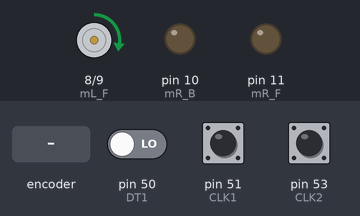
Simulated run of this sketch. Board: Arduino Mega 2560, built with avr-gcc and run on an emulated ATmega2560. Parts: motor-driver pin pairs drawn as motors (green arrow = first pin HIGH = forward, orange = second pin HIGH = backward, longer = more drive), output pins drawn as LEDs (lit = HIGH). The test bench sets the inputs (shaded band); at power-on: pin 50 (DT1) LOW, pin 51 (CLK1) HIGH, pin 53 (CLK2) HIGH. What the sketch prints to the serial monitor is not drawn.

Above: at 1.2 s.
1.3 s: rotary encoder on pin 51 (CLK1) / pin 50 (DT1) turned 1 step (first pin leading)
3.0 s: rotary encoder on pin 51 (CLK1) / pin 50 (DT1) turned 2 steps (second pin leading)
Timing chart, 0 to 6.0 s (numbered marks = the images above; inputs shaded):
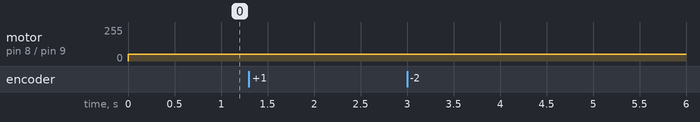

Measured:
- after the input at 1.3 s, every drawn part: stays the same
- after the input at 3.0 s, every drawn part: stays the same

The sketch:

PID_denemeleri.ino
```cpp
int mR_F=11;
int mR_B=10;
int mL_F=8;
int mL_B=9;

#define CLK1 51
#define DT1 50

#define CLK2 53
#define DT2 52

int diameter=15; //in cm
double dL;
double dR;
double dx;
double dy;
double d;
double dw;
double w0;


//Linear
double linear_x;
double linear_y;
double linear_x0;
double linear_y0;
//Twist
double w;

// PID parameters for each motor
double Kp = 1.0, Ki = 0.1, Kd = 0.01;
double integralR = 0, integralL = 0;
double previous_errorR = 0, previous_errorL = 0;
double setSpeedR = 50; // desired speed for right motor
double setSpeedL = 50; // desired speed for left motor cm/saniye
double seconds=0;
double actualSpeedL = 0;
double actualSpeedR = 0;

int counterl = 0;
  int counterl_eski=0;
  int currentStateCLKl;
  int lastStateCLKl;
  String currentDirl ="";

  int counterr = 0;
  int counterr_eski=0;
  int currentStateCLKr;
  int lastStateCLKr;
  String currentDirr ="";
unsigned long startTimeL;
unsigned long startTimeR;
unsigned long duration;
int PID_counter=0;
double calculatePID(double setSpeed, double actualSpeed, double &integral, double &previous_error) {
    double error = setSpeed - actualSpeed;
    integral += error;
    double derivative = error - previous_error;
    double output = Kp*error + Ki*integral + Kd*derivative;
    previous_error = error;
    return output;
}

void enkoder_oku(unsigned long &startTimeL,unsigned long &startTimeR,double &actualSpeedL,double &actualSpeedR ){
  #define CLKl 51
  #define DTl 50

  #define CLKr 53
  #define DTr 52
  double passed_time;
  unsigned long endTime;
  //xxxxxxxxxxxxxxxxxxxxxxxxxxxxxxxxxxxxxxxxxxxxxxxxxxxxxxxxxxxxxxxxxxxxxxxxxxxxxxxxxxxxxxx
  //LEFT MOTOR CALCULATIONS
  currentStateCLKl = digitalRead(CLKl);

  // If last and current state of CLK are different, then pulse occurred
  // React to only 1 state change to avoid double count
  if (currentStateCLKl != lastStateCLKl  && currentStateCLKl == 1){

    // If the DT state is different than the CLK state then
    // the encoder is rotating CCW so decrement
    if (digitalRead(DTl) != currentStateCLKl) {
      counterl --;
      currentDirl ="CCW";
      endTime = millis();
      passed_time= endTime-startTimeL;
      startTimeL = millis();
      actualSpeedL = ((15*3.14)*1/20)/(passed_time/1000);
    } else {
      // Encoder is rotating CW so increment
      counterl ++;
      currentDirl ="CW";
      endTime = millis();
      passed_time= endTime-startTimeL;
      startTimeL = millis();
      actualSpeedL = -((15*3.14)*1/20)/(passed_time/1000);
    }

    Serial.print("Direction of Left Motor: ");
    Serial.print(currentDirl);
    Serial.print(" | Counter of Left Motor: ");
    Serial.println(counterl);
    Serial.print(" |Actual Speed of Left Wheel ");
    Serial.println(actualSpeedL);
  }

  // Remember last CLK state
  lastStateCLKl = currentStateCLKl;

  //xxxxxxxxxxxxxxxxxxxxxxxxxxxxxxxxxxxxxxxxxxxxxxxxxxxxxxxxxxxxxxxxxxxxxxxxxxxxxxxxxxxxxxx
  //RIGHT MOTOR CALCULATIONS

  currentStateCLKr = digitalRead(CLKr);

  // If last and current state of CLK are different, then pulse occurred
  // React to only 1 state change to avoid double count
  if (currentStateCLKr != lastStateCLKr  && currentStateCLKr == 1){

    // If the DT state is different than the CLK state then
    // the encoder is rotating CCW so decrement
    if (digitalRead(DTr) != currentStateCLKr) {
      counterr --;
      currentDirr ="CCW";
      endTime = millis();
      passed_time= endTime-startTimeR;
      actualSpeedR = ((15*3.14)*1/20)/(passed_time/1000);
      startTimeR = millis();
    } else {
      // Encoder is rotating CW so increment
      counterr ++;
      currentDirr ="CW";
      endTime = millis();
      passed_time= endTime-startTimeR;
      actualSpeedR = -((15*3.14)*1/20)/(passed_time/1000);
      startTimeR = millis();
    }

    Serial.print("Direction of Left Motor: ");
    Serial.print(currentDirr);
    Serial.print(" | Counter of Left Motor: ");
    Serial.println(counterr);
  }

  // Remember last CLK state
  lastStateCLKr = currentStateCLKr;

  //xxxxxxxxxxxxxxxxxxxxxxxxxxxxxxxxxxxxxxxxxxxxxxxxxxxxxxxxxxxxxxxxxxxxxxxxxxxxxxxxxxxxxxx
  //Position calculations global

  dR=counterl*(15*3.14)/20;
  dL=counterr*(15*3.14)/20;

  d=(dL+dR)/2; //gidilen yol
  dw=(dR-dL)/26; //change in degree

  dx=d*cos(dw+w0/2);
  dy=d*sin(dw+w0/2);

  linear_x = (linear_x0+dx);
  linear_y = (linear_y0+dy);
  w = w0+ dw;

  //xxxxxxxxxxxxxxxxxxxxxxxxxxxxxxxxxxxxxxxxxxxxxxxxxxxxxxxxxxxxxxxxxxxxxxxxxxxxxxxxxxxxxxx
  //current speed calculations

}

void setup() {
  pinMode(mR_F,OUTPUT);
  pinMode(mR_B,OUTPUT);
  pinMode(mL_F,OUTPUT);
  pinMode(mL_B,OUTPUT);

  pinMode(CLK1,INPUT);
  pinMode(DT1,INPUT);

  pinMode(CLK2,INPUT);
  pinMode(DT2,INPUT);

  lastStateCLKl = digitalRead(51);
  lastStateCLKr = digitalRead(53);
  // Setup Serial Monitor
  Serial.begin(9600);


}

void loop() {


  delay(3);
  enkoder_oku(startTimeL,startTimeR,actualSpeedL,actualSpeedR);


  //Serial.println(counter1);


    // Calculate PID output
    //double pidOutputR = calculatePID(setSpeedR, actualSpeedR, integralR, previous_errorR);
    //double pidOutputL = calculatePID(setSpeedL, actualSpeedL, integralL, previous_errorL);

    // Adjust motor speed
    // Ensure the output is within valid PWM range and apply to motors
    //analogWrite(mR_F, constrain(pidOutputR, 0, 255));
    //analogWrite(mL_F, constrain(pidOutputL, 0, 255));


//  Serial.print("linear_x ");
//  Serial.print(linear_x);
//  Serial.print(" | linear_y ");
//  Serial.println(linear_y);
  //analogWrite(mR_F,50);
  analogWrite(mL_F,50);


  PID_counter+=1;

}
```
